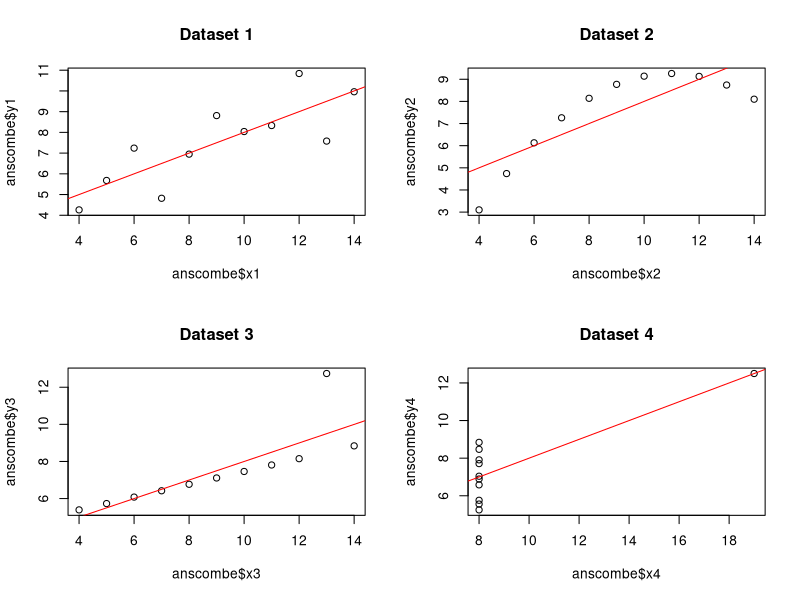

Source code (R):
data(anscombe)

for(i in 1:4){
  
  x = anscombe[, i]     
  y = anscombe[, i+4]
  
  cat("Dataset", i, "\n")
  
  cat("Mean of x:", mean(x), "\n")
  cat("Mean of y:", mean(y), "\n")
  
  cat("Variance of x:", var(x), "\n")
  cat("Variance of y:", var(y), "\n")
  
  cat("Correlation:", cor(x,y), "\n")
  
  fit = lm(y ~ x)
  cat("Regression line: y =", coef(fit)[1], "+", coef(fit)[2],"x\n")
  
  cat("R-squared:", summary(fit)$r.squared, "\n\n")
}

par(mfrow=c(2,2))
plot(anscombe$x1, anscombe$y1, main="Dataset 1")
abline(lm(y1 ~ x1, data=anscombe), col="red")

plot(anscombe$x2, anscombe$y2, main="Dataset 2")
abline(lm(y2 ~ x2, data=anscombe), col="red")

plot(anscombe$x3, anscombe$y3, main="Dataset 3")
abline(lm(y3 ~ x3, data=anscombe), col="red")

plot(anscombe$x4, anscombe$y4, main="Dataset 4")
abline(lm(y4 ~ x4, data=anscombe), col="red")
